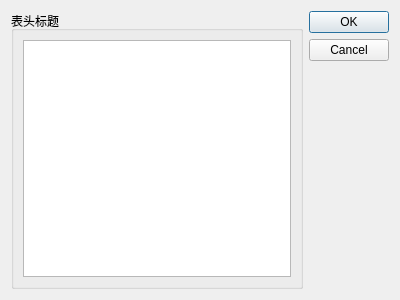
<?xml version="1.0" encoding="UTF-8"?>
<ui version="4.0">
 <class>DialogHeaders</class>
 <widget class="QDialog" name="DialogHeaders">
  <property name="geometry">
   <rect>
    <x>0</x>
    <y>0</y>
    <width>400</width>
    <height>300</height>
   </rect>
  </property>
  <property name="windowTitle">
   <string>Dialog</string>
  </property>
  <layout class="QHBoxLayout" name="horizontalLayout">
   <item>
    <widget class="QGroupBox" name="groupBox">
     <property name="title">
      <string>表头标题</string>
     </property>
     <layout class="QVBoxLayout" name="verticalLayout">
      <item>
       <widget class="QListView" name="listView"/>
      </item>
     </layout>
    </widget>
   </item>
   <item>
    <widget class="QDialogButtonBox" name="buttonBox">
     <property name="orientation">
      <enum>Qt::Vertical</enum>
     </property>
     <property name="standardButtons">
      <set>QDialogButtonBox::Cancel|QDialogButtonBox::Ok</set>
     </property>
    </widget>
   </item>
  </layout>
 </widget>
 <resources/>
 <connections>
  <connection>
   <sender>buttonBox</sender>
   <signal>accepted()</signal>
   <receiver>DialogHeaders</receiver>
   <slot>accept()</slot>
   <hints>
    <hint type="sourcelabel">
     <x>248</x>
     <y>254</y>
    </hint>
    <hint type="destinationlabel">
     <x>157</x>
     <y>274</y>
    </hint>
   </hints>
  </connection>
  <connection>
   <sender>buttonBox</sender>
   <signal>rejected()</signal>
   <receiver>DialogHeaders</receiver>
   <slot>reject()</slot>
   <hints>
    <hint type="sourcelabel">
     <x>316</x>
     <y>260</y>
    </hint>
    <hint type="destinationlabel">
     <x>286</x>
     <y>274</y>
    </hint>
   </hints>
  </connection>
 </connections>
</ui>
